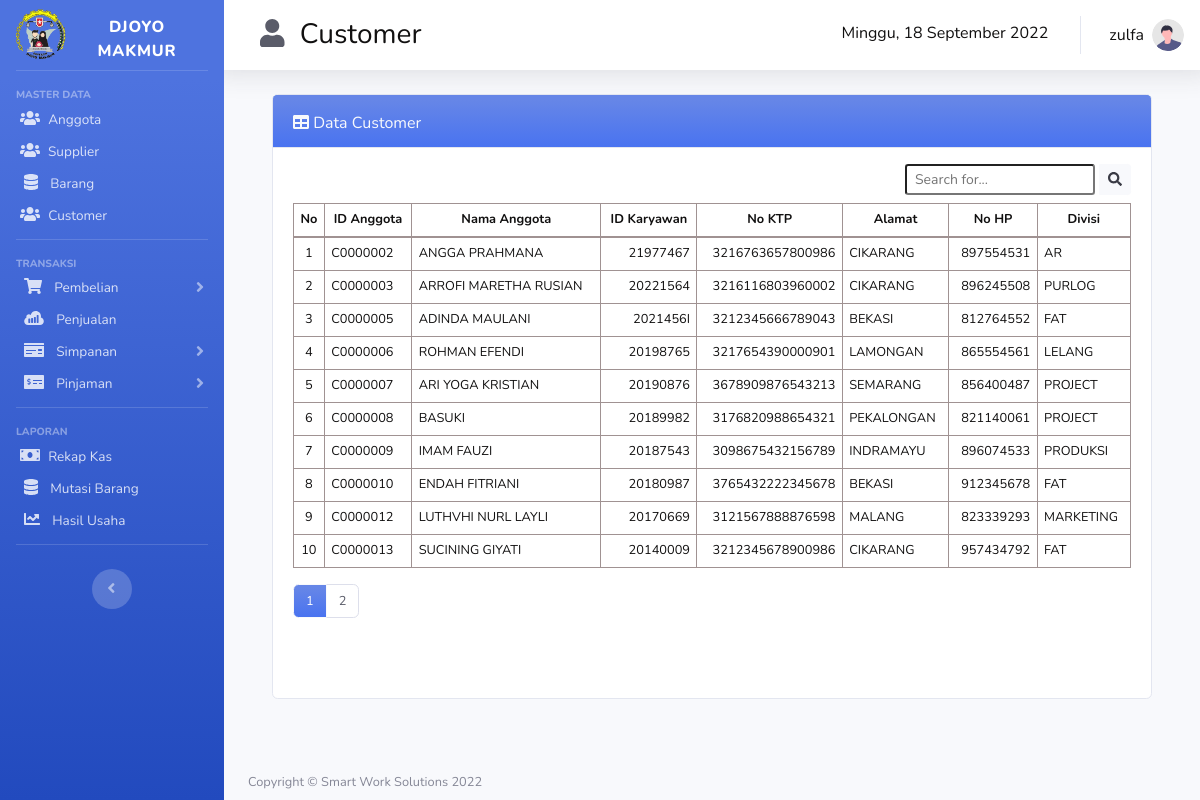
Page /customer.php (signed in) on the committed database.
### tables this page shows
CREATE TABLE `customer` (
  `id` char(8) NOT NULL,
  `nama_customer` varchar(100) NOT NULL,
  `ktp` char(16) NOT NULL,
  `alamat` varchar(100) DEFAULT NULL,
  `no_hp` bigint(11) DEFAULT NULL,
  `divisi_id` int(11) DEFAULT NULL,
  `tanggal_join` date DEFAULT NULL,
  `status` varchar(5) NOT NULL,
  `id_karyawan` char(8) NOT NULL
);

CREATE TABLE `divisi` (
  `id` int(11) NOT NULL,
  `divisi` varchar(50) NOT NULL
);

### koneksi.php (called while the page is built, shortened)
<?php
    function tgl_indo($tanggal){
        $bulan = array (
            1 =>   'Januari',
            'Februari',
            'Maret',
            'April',
            'Mei',
            'Juni',
            'Juli',
            'Agustus',
            'September',
            'Oktober',
            'November',
            'Desember'
        );
        $pecahkan = explode('-', $tanggal);
        return $pecahkan[2] . ' ' . $bulan[ (int)$pecahkan[1] ] . ' ' . $pecahkan[0];
    }
function hari_ini(){
	$hari = date ("D");
	switch($hari){
		case 'Sun':
			$hari_ini = "Minggu";
		break;
	}
	return $hari_ini ;
}
?>

### customer.php (the view, shortened to what this page needs)
<?php
    require 'koneksi.php';
    $username = $_SESSION["username"];
    $batas   = 10;
    $halaman = @$_GET['halaman'];
    if(empty($halaman)){
         $posisi  = 0;
        $halaman = 1;
    } else{
        $posisi  = ($halaman-1) * $batas;
    }
        $no = $posisi+1;
        if (isset($_POST['filter'])) {
            $search = htmlspecialchars($_POST["search"]);
            if ($search != null) {
                $sql=mysqli_query($conn,"SELECT a.*, d.divisi FROM customer a join divisi d on a.divisi_id = d.id where a.id like '%$search%' or a.nama_customer like '%$search%' or a.alamat like '%$search%' or d.divisi like '%$search%' or a.status like '%$search%' order by id asc limit $posisi,$batas");
            } else {
                $sql=mysqli_query($conn,"SELECT a.*, d.divisi FROM customer a join divisi d on a.divisi_id = d.id order by id asc limit $posisi,$batas");
            }
        } else {
            $sql=mysqli_query($conn, "SELECT a.*, d.divisi FROM customer a join divisi d on a.divisi_id = d.id order by id asc limit $posisi,$batas");
        }
?>
<!DOCTYPE html>
<html lang="en">
<head>
    <link href="assets/css/styles2.css" rel="stylesheet" />
    <link href="assets/css/styles.css" rel="stylesheet" />
    <link href="css/sweetalert2.min.css" rel="stylesheet" />
    <link href="vendor/fontawesome-free/css/all.min.css" rel="stylesheet" type="text/css">
    <link href="css/sb-admin-2.min.css" rel="stylesheet">
    <link href="css/tambahan.css" rel="stylesheet">
    <link href="https://cdn.datatables.net/1.10.20/css/dataTables.bootstrap4.min.css" rel="stylesheet" />
</head>
<body id="page-top">
    <div id="wrapper">
        <ul class="navbar-nav bg-gradient-primary sidebar sidebar-dark accordion" id="accordionSidebar">
            <a class="sidebar-brand d-flex align-items-center justify-content-center" href="index.php">
                <div class="sidebar-brand-icon">
                    <img src="img/logo.png" alt="" width="50px">
                </div>
                <div class="sidebar-brand-text mx-3 mt-2">Djoyo Makmur</div>
            </a>
            <hr class="sidebar-divider">
            <div class="sidebar-heading">
                Master Data
            </div>
            <li class="nav-item">
                <a class="nav-link py-1" href="anggota.php"><i class="fas fa-users mx-1"></i> <span>Anggota</span></a>
            </li>
            <li class="nav-item">
                <a class="nav-link py-1" href="supplier.php"><i class="fas fa-users mx-1"></i><span class="mx-1">Supplier</span> </a>
            </li>
            <li class="nav-item">
                <a class="nav-link py-1" href="barang.php"><i class="fas fa-database mx-2"></i> <span>Barang</span></a>
            </li>
            <li class="nav-item">
                <a class="nav-link py-1" href="customer.php"><i class="fas fa-users mx-1"></i> <span>Customer</span></a>
            </li>
            <hr class="sidebar-divider mt-2">
            <div class="sidebar-heading">
                Transaksi
            </div>
            <li class="nav-item">
                <a class="nav-link collapsed py-1" href="#" data-toggle="collapse" data-target="#collapsePages1"
                    aria-expanded="true" aria-controls="collapsePages">
                    <i class="fas fa-shopping-cart mx-2"></i>
                    <span>Pembelian</span>
                </a>
            </li>
            <li class="nav-item">
                <a class="nav-link collapsed py-1" href="penjualan.php" data-toggle="" data-target=""
                    aria-expanded="true" aria-controls="collapsePages">
                    <i class="fab fa-sellsy mx-2"></i>
                    <span>Penjualan</span>
                </a>
            </li>
            <li class="nav-item">
                <a class="nav-link collapsed py-1" href="#" data-toggle="collapse" data-target="#collapsePagesSimpanan"
                    aria-expanded="true" aria-controls="collapsePages">
                    <i class="fas fa-money-check mx-2"></i>
                    <span>Simpanan</span>
                </a>
            </li>
            <li class="nav-item">
                <a class="nav-link collapsed py-1" href="#" data-toggle="collapse" data-target="#collapsePages2"
                    aria-expanded="true" aria-controls="collapsePages">
                    <i class="fas fa-money-check-alt mx-2"></i>
                    <span>Pinjaman</span>
                </a>
            </li>
            <hr class="sidebar-divider mt-2">
            <div class="sidebar-heading">
                Laporan
            </div>
            <li class="nav-item">
                <a class="nav-link collapsed py-1" href="kas.php" data-toggle="" data-target=""
                    aria-expanded="true" aria-controls="collapsePages">
                    <i class="fas fa-money-bill mx-1"></i>
                    <span>Rekap Kas</span>
                </a>
            </li>
            <li class="nav-item">
                <a class="nav-link collapsed py-1" href="mutasi_barang.php" data-toggle="" data-target=""
                    aria-expanded="true" aria-controls="collapsePages">
                    <i class="fas fa-database mx-2"></i>
                    <span> Mutasi Barang</span>
                </a>
            </li>
            <li class="nav-item">
                <a class="nav-link collapsed py-1" href="hasil_usaha.php" data-toggle="" data-target=""
                    aria-expanded="true" aria-controls="collapsePages">
                    <i class="fas fa-chart-line mx-2"></i>
                    <span> Hasil Usaha</span>
                </a>
            </li>
            <hr class="sidebar-divider d-none d-md-block mt-2">
            <div class="text-center d-none d-md-inline mt-2">
                <button class="rounded-circle border-0" id="sidebarToggle"></button>
            </div>
        </ul>
        <div id="content-wrapper" class="d-flex flex-column">
            <div id="content">
                <nav class="navbar navbar-expand navbar-light bg-white topbar mb-4 static-top shadow row">
                    <div>
                        <h3 class="mr-6 ml-4 mt-2 hitam"><i class="fas fa-user mx-2 text-dark"></i> Customer</h3>
                    </div>
                    <ul class="navbar-nav ml-auto">
                        <div class="nav-item active dropdown no-arrow mt-4 mx-3 hitam">
                            <h6>
                                <?php echo hari_ini().','.' '.tgl_indo(date('Y-m-d')); ?>
                            </h6>
                        </div>
                        <li class="nav-item dropdown no-arrow hitam">
                            <a class="nav-link dropdown-toggle" href="#" id="userDropdown" role="button"
                                data-toggle="dropdown" aria-haspopup="true" aria-expanded="false">
                                <span class="mr-2 d-none d-lg-inline hitam"><?= $username ?></span>
                                <img class="img-profile rounded-circle"
                                    src="img/undraw_profile.svg">
                            </a>
                        </li>
                    </ul>
                </nav>
                <div class="container-fluid">
                        <main>
                            <div class="container-fluid px-4">
                                <div class="card mb-1">
                                    <div class="card-header biru">
                                        <div class="row">
                                            <div class="col-11 mt-1 text-light">
                                                <i class="fas fa-table me-1 text-light"></i>
                                                Data Customer
                                            </div>
                                        </div>
                                    </div>
                                    <div class="card-body2">
                                        <div class="row">
                                            <div class="col">
                                                <form class="d-none d-md-inline-block form-inline mt-1 pt-1 mb-2 float-right" action="" method="post">
                                                    <div class="input-group">
                                                        <input class="form-control-sm" type="text" name="search" id="search" placeholder="Search for..." aria-label="Search" aria-describedby="basic-addon2" autocomplete="off"/>
                                                        <div class="input-group-append ml-1">
                                                            <button class="btn btn-light btn-sm" type="submit" name="filter"><i class="fas fa-search"></i></button>
                                                        </div>
                                                    </div>
                                                </form>
                                            </div>
                                        </div>
                                        <div class="table-responsive">
                                            <table class="table-utama tabel" id="dataTable" width="100%" cellspacing="0">
                                                <thead>
                                                    <tr class="text-center small">
                                                        <th>No</th>
                                                        <th>ID Anggota</th>
                                                        <th>Nama Anggota</th>
                                                        <th>ID Karyawan</th>
                                                        <th>No KTP</th>
                                                        <th>Alamat</th>
                                                        <th>No HP</th>
                                                        <th>Divisi</th>
                                                    </tr>
                                                </thead>
                                                <?php foreach($sql as $anggota ) : ?>
                                                <tbody class="small">
                                                    <tr>
                                                        <td class="text-center no "><?= $no; ?></td>
                                                        <td><?= $anggota["id"]; ?></td>
                                                        <td><?= $anggota["nama_customer"]; ?></td>
                                                        <td class="text-right"><?= $anggota["id_karyawan"]; ?></td>
                                                        <td class="text-right"><?= $anggota["ktp"]; ?></td>
                                                        <td><?= $anggota["alamat"]; ?></td>
                                                        <td class="text-right"><?= $anggota["no_hp"]; ?></td>
                                                        <td><?= $anggota["divisi"]; ?></td>
                                                    </tr>
                                                </tbody>
                                                <?php $no++ ?>
                                                <?php endforeach; ?>
                                            </table>
                                        </div>
                                        <?php
                                            $query2     = mysqli_query($conn, "select * from anggota");
                                            $jmldata    = mysqli_num_rows($query2);
                                            $jmlhalaman = ceil($jmldata/$batas);
                                        ?>
                                        <div class="text-center">
                                            <ul class="pagination mb-0">
                                                <?php
                                                for($i=1;$i<=$jmlhalaman;$i++) {
                                                    if ($i != $halaman) {
                                                        echo "<li class='page-item'><a class='page-link text-dark small' href='customer.php?halaman=$i'>$i</a></li>";
                                                    } else {
                                                        echo "<li class='page-item active'><a class='page-link biru border border-light small' href='#'>$i</a></li>";
                                                    }
                                                }
                                                ?>
                                            </ul>
                                        </div>
                                    </div>
                                </div>
                            </div>
                        </main>
                </div>
            </div>
            <footer class="pb-2 bg-light">
                <div class="container-fluid">
                    <div class="d-flex align-items-center justify-content-between small">
                        <div class="text-muted">Copyright &copy; Smart Work Solutions 2022</div>
                    </div>
                </div>
            </footer>
        </div>
    </div>
</body>
</html>

### assets/css/styles2.css (style rules this page uses)
.no { width: 10px; }

### css/tambahan.css (style rules this page uses)
.table-utama { width: 100%; margin-bottom: 1rem; color: #858796; border-style: solid; color: rgb(17, 16, 16); border-color: black !important; }
.table-utama th, .table-utama td { padding: 0.4rem; }
.card-body2 { flex: 1 1 auto; min-height: 550px; padding-left: 1.25rem; padding-right: 1.25rem; padding-bottom: 1.25rem; padding-top: 0.5rem; }
.hitam { color: rgb(17, 16, 16); border-color: black; }
.biru { background-color: #6495ED; background-image: linear-gradient(180deg, #6686e7 10%, #4973f0 100%); background-size: cover; }
.tabel { border: 0.5px solid #a09292; }
.tabel th, .tabel td { border: 0.5px solid #a09292; }
.tabel thead th, .tabel thead td { border-bottom-width: 2px; }

### rows in the picture
customer: id "C0000002", nama_customer "ANGGA PRAHMANA", id_karyawan "21977467", ktp "3216763657800986", alamat "CIKARANG", no_hp "897554531", divisi.divisi "AR"
customer: id "C0000003", nama_customer "ARROFI MARETHA RUSIAN", id_karyawan "20221564", ktp "3216116803960002", alamat "CIKARANG", no_hp "896245508", divisi.divisi "PURLOG"
customer: id "C0000005", nama_customer "ADINDA MAULANI", id_karyawan "2021456I", ktp "3212345666789043", alamat "BEKASI", no_hp "812764552", divisi.divisi "FAT"
customer: id "C0000006", nama_customer "ROHMAN EFENDI", id_karyawan "20198765", ktp "3217654390000901", alamat "LAMONGAN", no_hp "865554561", divisi.divisi "LELANG"
customer: id "C0000007", nama_customer "ARI YOGA KRISTIAN", id_karyawan "20190876", ktp "3678909876543213", alamat "SEMARANG", no_hp "856400487", divisi.divisi "PROJECT"
customer: id "C0000008", nama_customer "BASUKI", id_karyawan "20189982", ktp "3176820988654321", alamat "PEKALONGAN", no_hp "821140061", divisi.divisi "PROJECT"
customer: id "C0000009", nama_customer "IMAM FAUZI", id_karyawan "20187543", ktp "3098675432156789", alamat "INDRAMAYU", no_hp "896074533", divisi.divisi "PRODUKSI"
customer: id "C0000010", nama_customer "ENDAH FITRIANI", id_karyawan "20180987", ktp "3765432222345678", alamat "BEKASI", no_hp "912345678", divisi.divisi "FAT"
customer: id "C0000012", nama_customer "LUTHVHI NURL LAYLI", id_karyawan "20170669", ktp "3121567888876598", alamat "MALANG", no_hp "823339293", divisi.divisi "MARKETING"
customer: id "C0000013", nama_customer "SUCINING GIYATI", id_karyawan "20140009", ktp "3212345678900986", alamat "CIKARANG", no_hp "957434792", divisi.divisi "FAT"

### other values in the picture
hari_ini() "Minggu"
$username "zulfa"
